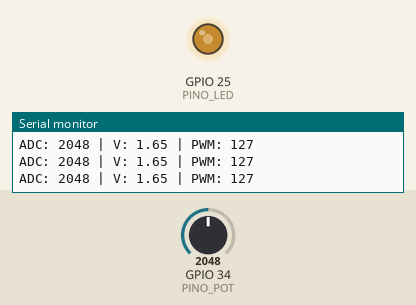
Recording of a sketch running on a simulated ESP32. Shown: output pins drawn as LEDs (lit = HIGH), the last lines printed to the serial monitor. The inputs (shaded band) are chosen by the test bench; at power-on: GPIO 34 (PINO_POT) = 2048.

Above: at 1.2 s.
1.3 s: GPIO 34 (PINO_POT) set to 2866
At 1.7 s:
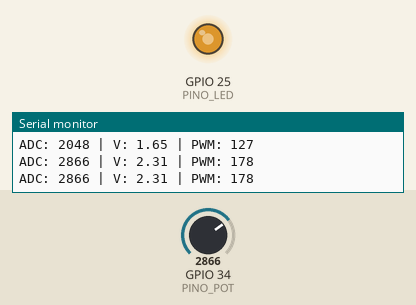
2.9 s: GPIO 34 (PINO_POT) set to 3603
At 4.2 s:
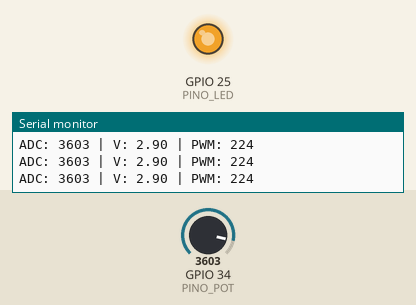
4.5 s: GPIO 34 (PINO_POT) set to 491
At 5.5 s:
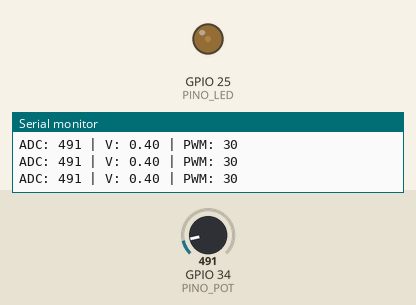
6.1 s: GPIO 34 (PINO_POT) set to 0
At 6.8 s:
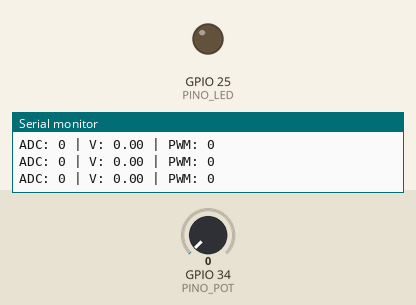
7.7 s: GPIO 34 (PINO_POT) set to 2047
At 8.1 s:
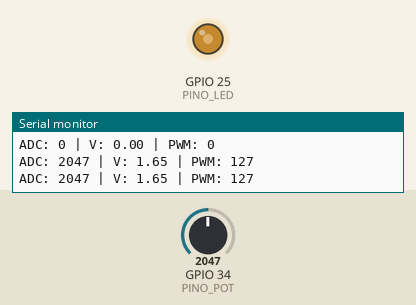
Timing chart, 0 to 10.3 s (numbered marks = the images above; inputs shaded):
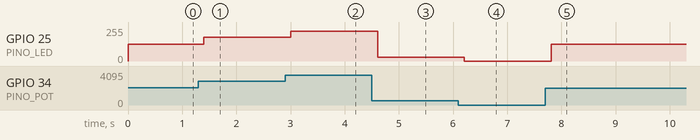

Measured:
- after the input at 1.3 s, GPIO 25 (PINO_LED): 127/255 → 177/255 after 0.10 s
- after the input at 2.9 s, GPIO 25 (PINO_LED): 177/255 → 223/255 after 0.11 s
- after the input at 4.5 s, GPIO 25 (PINO_LED): 223/255 → 30/255 after 0.11 s
- after the input at 6.1 s, GPIO 25 (PINO_LED): 30/255 → 0/255 after 0.11 s
- after the input at 7.7 s, GPIO 25 (PINO_LED): 0/255 → 127/255 after 0.11 s

The sketch:

parte3_analogico_pwm.ino
```cpp
#define PINO_POT 34
#define PINO_LED 25
#define FREQ_PWM 1000
#define RESOLUCAO 8

void setup() {
  Serial.begin(115200);

  // Nova API do LEDC no Arduino-ESP32 atual
  ledcAttach(PINO_LED, FREQ_PWM, RESOLUCAO);
}

void loop() {
  int leitura = analogRead(PINO_POT);

  int pwm = map(leitura, 0, 4095, 0, 255);

  ledcWrite(PINO_LED, pwm);

  float tensao = leitura * (3.3 / 4095.0);

  Serial.print("ADC: ");
  Serial.print(leitura);
  Serial.print(" | V: ");
  Serial.print(tensao, 2);
  Serial.print(" | PWM: ");
  Serial.println(pwm);

  delay(200);
}
```
